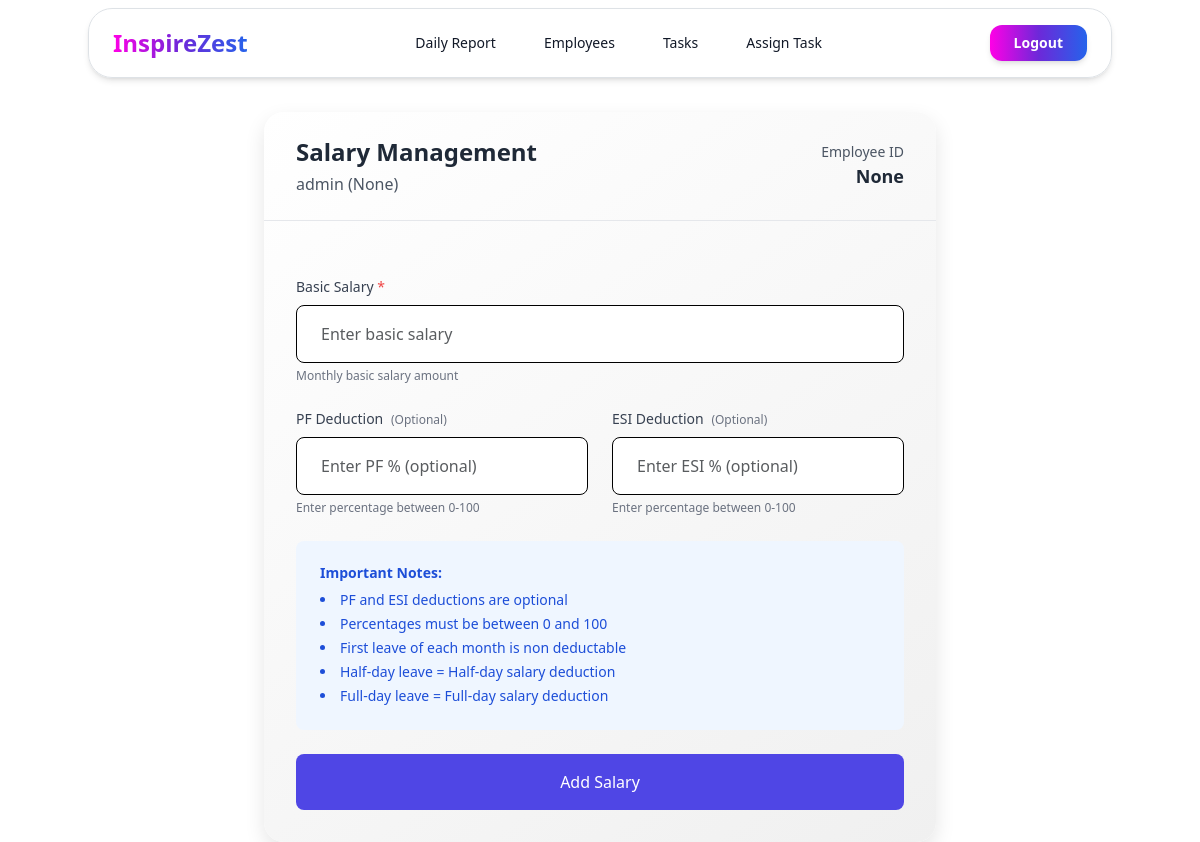
Page /manager/employee/1/salary (signed in) on the committed database.
### app/models.py (models this page shows, shortened)
class CustomUser(AbstractUser):
    DEPARTMENT_CHOICES = [
        ('HR', 'Human Resources'),
        ('IT', 'Information Technology'),
        ('FIN', 'Finance'),
        ('MKT', 'Marketing'),
        ('OPS', 'Operations'),
    ]
    is_verified = models.BooleanField(default=False)
    otp = models.CharField(max_length=10, null=True, blank=True)
    email = models.EmailField(unique=True)
    employee_id = models.CharField(max_length=10, unique=True, null=True)
    department = models.CharField(max_length=3, choices=DEPARTMENT_CHOICES, null=True, blank=True)
    joining_date = models.DateField(null=True, blank=True)

### app/views.py (the view)
# urls.py: path('manager/employee/<int:pk>/salary',views.Manager_employee_salary_add_nd_update_view, name='manager-employee-salary-add'),
def Manager_employee_salary_add_nd_update_view(request, pk):
    if not request.user.is_superuser:
        return redirect('employee-dashboard')
    try:
        with transaction.atomic():
            employee = CustomUser.objects.get(pk=pk)
            if request.method == 'POST':
                salary_form = Manager_add_salary_form(request.POST)
                if salary_form.is_valid():
                    if float(salary_form.cleaned_data['salary']) <= 0:
                        raise ValidationError("Salary must be greater than 0")
                    salary = salary_form.save(commit=False)
                    salary.employee = employee  # Set the employee
                    salary.leave_days = None  # Explicitly set leave_days to None
                    salary.save()
                    pf_message = f", PF: ₹{salary.pf_amount:.2f}" if salary.pf_percentage else ""
                    esi_message = f", ESI: ₹{salary.esi_amount:.2f}" if salary.esi_percentage else ""
                    net_salary = f", Net: ₹{salary.net_salary:.2f}"
                    messages.success(
                        request,
                        f"Salary updated for {employee.username}"
                        f" (Basic: ₹{salary.salary:.2f}{pf_message}{esi_message}{net_salary})"
                    )
                    return redirect('manager-employee-details', pk=pk)
            else:
                salary_form = Manager_add_salary_form()
            current_salary = SalaryCalendar.objects.filter(employee=employee).last()
            current_date = timezone.now().date()
            context = {
                'employee': employee,
                'salary_form': salary_form,
                'current_salary': current_salary,
                'current_month': current_date.strftime('%B'),
                'deductions': {
                    'pf': current_salary.pf_amount if current_salary else 0,
                    'esi': current_salary.esi_amount if current_salary else 0,
                    'total': current_salary.total_deductions if current_salary else 0
                }
            }
            return render(request, 'Manager_employee_add-salary.html', context)
    except ValidationError as e:
        messages.error(request, str(e))
    except Exception as e:
        messages.error(request, f"Error processing salary: {str(e)}")
    return redirect('manager-employee-list')

### app/forms.py (shortened to what this page needs)
class Manager_add_salary_form(forms.ModelForm):
    class Meta:
        model = SalaryCalendar
        fields = ["salary", "pf_percentage", "esi_percentage"]
        widgets = {
            'salary': forms.NumberInput(attrs={
                'class': 'form-control border border-black',
                'placeholder': 'Enter basic salary'
            }),
            'pf_percentage': forms.NumberInput(attrs={
                'class': 'form-control border border-black',
                'placeholder': 'Enter PF % (optional)',
                'min': '0',
                'max': '100',
                'step': '0.01'
            }),
            'esi_percentage': forms.NumberInput(attrs={
                'class': 'form-control border border-black',
                'placeholder': 'Enter ESI % (optional)',
                'min': '0',
                'max': '100',
                'step': '0.01'
            })
        }

### app/templates/Manager_employee_add-salary.html (shortened to what this page needs)
{% extends "admin_base.html" %}
{% load widget_tweaks %}
{% load static %}
{% block main_block %}
<link rel="stylesheet" href="{% static 'css/style.css' %}">
<div class="container mx-auto px-4 mt-28">
    <div class="salary-card max-w-2xl mx-auto">
        <div class="px-8 py-6 border-b border-gray-200">
            <div class="flex items-center justify-between">
                <div>
                    <h2 class="text-2xl font-bold text-gray-800">Salary Management</h2>
                    <p class="text-gray-600 mt-1">{{ employee.username }} ({{ employee.get_department_display }})</p>
                </div>
                <div class="text-right">
                    <p class="text-sm text-gray-600">Employee ID</p>
                    <p class="text-lg font-semibold text-gray-800">{{ employee.employee_id }}</p>
                </div>
            </div>
        </div>
        <div class="p-8">
            <form method="post" class="space-y-6">
                <div data-aos="fade-right" data-aos-delay="200">
                    <div class="mb-6">
                        <label class="block text-sm font-medium text-gray-700 mb-2">
                            Basic Salary <span class="text-red-500">*</span>
                        </label>
                        {{ salary_form.salary|add_class:"salary-input w-full px-4 py-3 rounded-lg border border-gray-300 focus:ring-2 focus:ring-indigo-500 focus:border-indigo-500" }}
                        <p class="form-hint">Monthly basic salary amount</p>
                    </div>
                    <div class="grid grid-cols-1 md:grid-cols-2 gap-6 mb-6">
                        <div>
                            <label class="block text-sm font-medium text-gray-700 mb-2">
                                PF Deduction
                                <span class="text-xs text-gray-500 ml-1">(Optional)</span>
                            </label>
                            {{ salary_form.pf_percentage|add_class:"salary-input w-full px-4 py-3 rounded-lg border border-gray-300 focus:ring-2 focus:ring-indigo-500 focus:border-indigo-500" }}
                            <p class="form-hint">Enter percentage between 0-100</p>
                        </div>
                        <div>
                            <label class="block text-sm font-medium text-gray-700 mb-2">
                                ESI Deduction
                                <span class="text-xs text-gray-500 ml-1">(Optional)</span>
                            </label>
                            {{ salary_form.esi_percentage|add_class:"salary-input w-full px-4 py-3 rounded-lg border border-gray-300 focus:ring-2 focus:ring-indigo-500 focus:border-indigo-500" }}
                            <p class="form-hint">Enter percentage between 0-100</p>
                        </div>
                    </div>
                    <div class="bg-blue-50 p-4 rounded-lg text-sm text-blue-700">
                        <h4 class="font-semibold mb-2">Important Notes:</h4>
                        <ul class="list-disc list-inside space-y-1">
                            <li>PF and ESI deductions are optional</li>
                            <li>Percentages must be between 0 and 100</li>
                            <li>First leave of each month is non deductable</li>
                            <li>Half-day leave = Half-day salary deduction</li>
                            <li>Full-day leave = Full-day salary deduction</li>
                        </ul>
                    </div>
                    <button type="submit"
                            class="w-full mt-6 bg-indigo-600 text-white py-3 px-4 rounded-lg hover:bg-indigo-700 transition-colors duration-200 font-medium">
                        {% if current_salary %}Update{% else %}Add{% endif %} Salary
                    </button>
                </div>
            </form>
        </div>
    </div>
</div>
{% endblock %}

### app/static/css/style.css (style rules this page uses)
.salary-card { background: linear-gradient(145deg, #ffffff, #f0f0f0); border-radius: 20px; box-shadow: 0 8px 20px rgba(0, 0, 0, 0.1); transition: transform 0.3s ease; }
.salary-input { -moz-appearance: textfield; }
.form-hint { font-size: 0.75rem; color: #6B7280; margin-top: 0.25rem; }

### rows in the picture
CustomUser: username "admin", department "None", employee_id "None"
